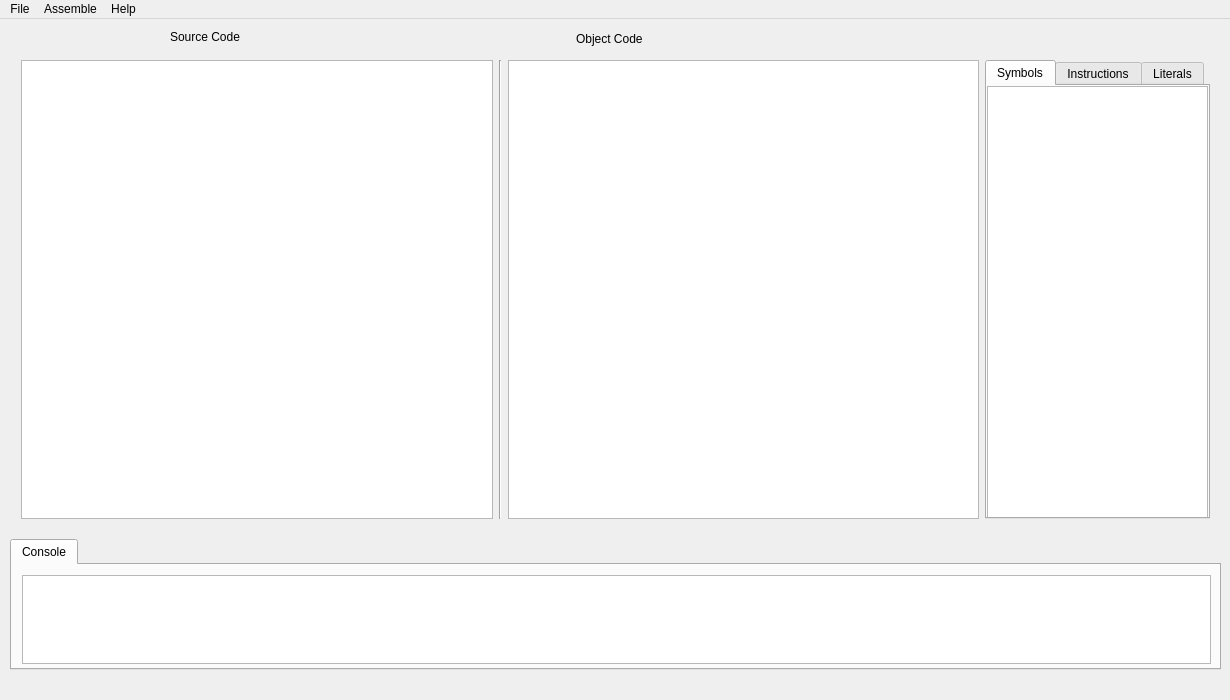
<?xml version="1.0" encoding="UTF-8"?>
<ui version="4.0">
 <class>MainWindow</class>
 <widget class="QMainWindow" name="MainWindow">
  <property name="geometry">
   <rect>
    <x>0</x>
    <y>0</y>
    <width>1230</width>
    <height>700</height>
   </rect>
  </property>
  <property name="sizePolicy">
   <sizepolicy hsizetype="Maximum" vsizetype="Preferred">
    <horstretch>0</horstretch>
    <verstretch>0</verstretch>
   </sizepolicy>
  </property>
  <property name="minimumSize">
   <size>
    <width>800</width>
    <height>600</height>
   </size>
  </property>
  <property name="windowTitle">
   <string>My SIC Assembler</string>
  </property>
  <widget class="QWidget" name="centralWidget">
   <widget class="QLabel" name="label">
    <property name="geometry">
     <rect>
      <x>170</x>
      <y>10</y>
      <width>81</width>
      <height>16</height>
     </rect>
    </property>
    <property name="text">
     <string>Source Code</string>
    </property>
   </widget>
   <widget class="QLabel" name="label_2">
    <property name="geometry">
     <rect>
      <x>576</x>
      <y>10</y>
      <width>81</width>
      <height>20</height>
     </rect>
    </property>
    <property name="text">
     <string>Object Code</string>
    </property>
   </widget>
   <widget class="QTabWidget" name="tabWidget">
    <property name="geometry">
     <rect>
      <x>10</x>
      <y>520</y>
      <width>1211</width>
      <height>131</height>
     </rect>
    </property>
    <property name="sizePolicy">
     <sizepolicy hsizetype="Expanding" vsizetype="Expanding">
      <horstretch>0</horstretch>
      <verstretch>0</verstretch>
     </sizepolicy>
    </property>
    <property name="currentIndex">
     <number>0</number>
    </property>
    <widget class="QWidget" name="consoleTab">
     <attribute name="title">
      <string>Console</string>
     </attribute>
     <widget class="QWidget" name="horizontalLayoutWidget_2">
      <property name="geometry">
       <rect>
        <x>-1</x>
        <y>-1</y>
        <width>1211</width>
        <height>111</height>
       </rect>
      </property>
      <layout class="QHBoxLayout" name="horizontalLayout_2">
       <item>
        <widget class="QTextEdit" name="consoleText"/>
       </item>
      </layout>
     </widget>
    </widget>
   </widget>
   <widget class="QWidget" name="layoutWidget">
    <property name="geometry">
     <rect>
      <x>10</x>
      <y>30</y>
      <width>1211</width>
      <height>481</height>
     </rect>
    </property>
    <layout class="QHBoxLayout" name="horizontalLayout_3">
     <item>
      <layout class="QHBoxLayout" name="horizontalLayout">
       <property name="sizeConstraint">
        <enum>QLayout::SetMaximumSize</enum>
       </property>
       <item>
        <widget class="CodeEditor" name="SourceCodeTextEdit"/>
       </item>
       <item>
        <widget class="Line" name="line">
         <property name="orientation">
          <enum>Qt::Vertical</enum>
         </property>
        </widget>
       </item>
       <item>
        <widget class="QPlainTextEdit" name="ObjectCodeText">
         <property name="readOnly">
          <bool>true</bool>
         </property>
        </widget>
       </item>
      </layout>
     </item>
     <item>
      <widget class="QTabWidget" name="LiteralTabs">
       <property name="sizePolicy">
        <sizepolicy hsizetype="Fixed" vsizetype="MinimumExpanding">
         <horstretch>0</horstretch>
         <verstretch>0</verstretch>
        </sizepolicy>
       </property>
       <property name="minimumSize">
        <size>
         <width>225</width>
         <height>0</height>
        </size>
       </property>
       <property name="currentIndex">
        <number>0</number>
       </property>
       <widget class="QWidget" name="tab">
        <attribute name="title">
         <string>Symbols</string>
        </attribute>
        <widget class="QTableWidget" name="symbols_table">
         <property name="geometry">
          <rect>
           <x>0</x>
           <y>0</y>
           <width>221</width>
           <height>451</height>
          </rect>
         </property>
        </widget>
       </widget>
       <widget class="QWidget" name="tab_2">
        <attribute name="title">
         <string>Instructions</string>
        </attribute>
        <widget class="QTableWidget" name="ins_table">
         <property name="geometry">
          <rect>
           <x>0</x>
           <y>0</y>
           <width>221</width>
           <height>451</height>
          </rect>
         </property>
         <property name="rowCount">
          <number>0</number>
         </property>
         <property name="columnCount">
          <number>0</number>
         </property>
        </widget>
       </widget>
       <widget class="QWidget" name="literalTab">
        <attribute name="title">
         <string>Literals</string>
        </attribute>
        <widget class="QTableWidget" name="lit_table">
         <property name="geometry">
          <rect>
           <x>0</x>
           <y>0</y>
           <width>221</width>
           <height>451</height>
          </rect>
         </property>
         <property name="rowCount">
          <number>0</number>
         </property>
         <property name="columnCount">
          <number>0</number>
         </property>
        </widget>
       </widget>
      </widget>
     </item>
    </layout>
   </widget>
  </widget>
  <widget class="QMenuBar" name="menuBar">
   <property name="geometry">
    <rect>
     <x>0</x>
     <y>0</y>
     <width>1230</width>
     <height>20</height>
    </rect>
   </property>
   <widget class="QMenu" name="menuFile">
    <property name="title">
     <string>File</string>
    </property>
    <addaction name="actionOpen"/>
    <addaction name="actionSave_to_File"/>
    <addaction name="separator"/>
    <addaction name="actionExit"/>
   </widget>
   <widget class="QMenu" name="menuConvert">
    <property name="title">
     <string>Assemble</string>
    </property>
    <addaction name="actionConvert_Now"/>
    <addaction name="actionSave_Output"/>
    <addaction name="separator"/>
    <addaction name="actionClear_Ouputs"/>
   </widget>
   <widget class="QMenu" name="menuAbout">
    <property name="title">
     <string>Help</string>
    </property>
    <addaction name="actionAbout"/>
   </widget>
   <addaction name="menuFile"/>
   <addaction name="menuConvert"/>
   <addaction name="menuAbout"/>
  </widget>
  <action name="actionOpen">
   <property name="text">
    <string>Open</string>
   </property>
   <property name="shortcut">
    <string>Ctrl+O</string>
   </property>
  </action>
  <action name="actionSave_to_File">
   <property name="text">
    <string>Save to File</string>
   </property>
   <property name="shortcut">
    <string>Ctrl+Alt+S</string>
   </property>
  </action>
  <action name="actionExit">
   <property name="text">
    <string>Exit</string>
   </property>
   <property name="shortcut">
    <string>Ctrl+W</string>
   </property>
  </action>
  <action name="actionConvert_Now">
   <property name="text">
    <string>Run Assembler</string>
   </property>
   <property name="shortcut">
    <string>F9</string>
   </property>
  </action>
  <action name="actionSave_Output">
   <property name="text">
    <string>Save Output</string>
   </property>
  </action>
  <action name="actionAbout">
   <property name="text">
    <string>About</string>
   </property>
   <property name="shortcut">
    <string>F1</string>
   </property>
  </action>
  <action name="actionClear_Ouputs">
   <property name="text">
    <string>Clear Ouputs</string>
   </property>
  </action>
 </widget>
 <layoutdefault spacing="6" margin="11"/>
 <customwidgets>
  <customwidget>
   <class>CodeEditor</class>
   <extends>QPlainTextEdit</extends>
   <header location="global">Gui/codeeditor.h</header>
  </customwidget>
 </customwidgets>
 <tabstops>
  <tabstop>SourceCodeTextEdit</tabstop>
  <tabstop>ObjectCodeText</tabstop>
  <tabstop>LiteralTabs</tabstop>
  <tabstop>symbols_table</tabstop>
  <tabstop>ins_table</tabstop>
  <tabstop>tabWidget</tabstop>
  <tabstop>consoleText</tabstop>
 </tabstops>
 <resources/>
 <connections/>
</ui>
